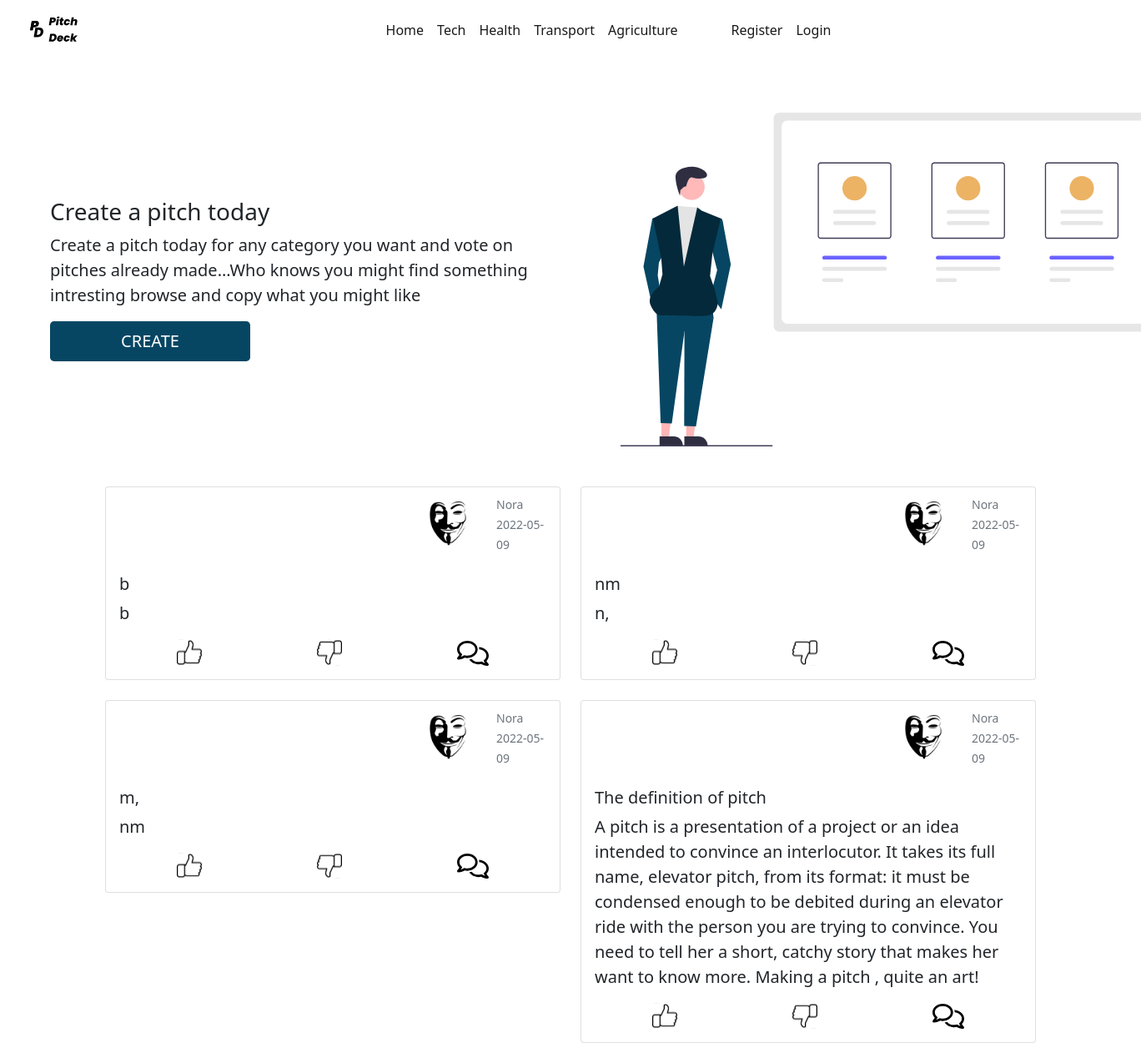
The page / on the database its author committed.
### app/models.py (models this page shows, shortened)
class Pitch(db.Model):
    id = db.Column(db.Integer, primary_key=True)
    title = db.Column(db.String, nullable=False)
    content = db.Column(db.String, nullable=False)
    date_created = db.Column(db.Date, nullable=False, default=datetime.utcnow)
    user_id = db.Column(db.Integer, db.ForeignKey('user.id'), nullable=False)

class User(db.Model, UserMixin):
    id = db.Column(db.Integer, primary_key=True)
    username = db.Column(db.String, nullable=False, unique=True)
    email = db.Column(db.String, nullable=False, unique=True)
    password = db.Column(db.String, nullable=False)
    profile = db.Column(db.String, nullable=False, default='anon.png')
    pitches = db.relationship('Pitch', backref='author', lazy=True)

### app/routes.py (the view)
@app.route('/')
def home():
    pitches = Pitch.query.all()
    return render_template('index.html',pitches=pitches)

### app/templates/index.html (shortened to what this page needs)
{% extends 'layout.html' %}
{% block body %}
    <div class="container-fluid mt-3">
        <div class="row">
            <div class="col-md-6  mx-auto mt-auto mb-auto px-5 ">
                <p class="h3">
                    Create a pitch today
                </p>
                <p class="lead">
                    Create a pitch today for any category you want and vote on pitches already made...Who knows you might find
                    something intresting browse and copy what you might like
                </p>
                <a href="{{url_for('create')}}" class="btn btn-lg btn-outline">CREATE</a>
            </div>
            <div class="col-md-6">
                <img src="{{url_for('static',filename='/assets/img.svg')}}" class="img-responsive f-img m-5" alt="">
            </div>
        </div>
    </div>
    <div class="container">
      <div class="row row-cols-1 row-cols-md-2 g-4">
    {% for pitch in pitches %}
        <div class="col ">
          <div class="card">
              <div class="row  p-2">
                  <div class="col-md-8"></div>
                <div class="col-md-2">
                    <img src="{{url_for('static', filename='/profiles/'+pitch.author.profile)}}" class="img-thumbnail img-fluid border border-white" alt="Profile picture" >
                </div>
                <div class="col-md-2 mx-auto mt-auto mb-auto text-muted">
                    <small>{{pitch.author.username}}</small>
                    <br>
                    <small>{{pitch.date_created}}</small>
                </div>
              </div>
            <div class="card-body">
              <h5 class="card-title">{{pitch.title}}</h5>
              <p class="card-text lead">{{pitch.content}}</p>
              <div class="d-flex justify-content-around">
                <img src="{{url_for('static',filename='/assets/like.svg')}}" alt="">
                <img src="{{url_for('static',filename='/assets/unlike.svg')}}"  alt="">
                <a  data-bs-toggle="collapse" href="#comments{{pitch.id}}" class="lead text-decoration-none">
                  <img src="{{url_for('static',filename='/assets/comment.svg')}}" height="30" alt="">
                </a>
              </div>
            </div>
          </div>
        </div>
      {% endfor %}
</div>
{% endblock %}

### app/templates/layout.html (shortened to what this page needs)
<!DOCTYPE html>
<html lang="en">
<head>
    <link rel="stylesheet" href='{{url_for('static',filename='main.css')}}'>
    <link href="https://cdn.jsdelivr.net/npm/bootstrap@5.1.3/dist/css/bootstrap.min.css"
    rel="stylesheet"
>
</head>
<body>
    <div class="container-fluid">
        <div class="container-fluid">
            <nav class="navbar navbar-expand-lg navbar-light bg-transparent">
              <div class="container-fluid">
                <a class="navbar-brand"  href="{{url_for('home')}}">
                  <img src= "{{url_for('static',filename='/assets/logo.svg')}}" alt="logo" width="75" height="45" >
                </a>
                <div class="collapse navbar-collapse justify-content-evenly " id="navbarNav">
                  <ul class="navbar-nav">
                    <li class="nav-item">
                      <a class="nav-link active" aria-current="page" href="{{url_for('home')}}">Home</a>
                    </li>
                    <li class="nav-item">
                      <a class="nav-link active" href="{{url_for('home')}}">Tech</a>
                    </li>
                    <li class="nav-item">
                      <a class="nav-link active" href="{{url_for('home')}}">Health</a>
                    </li>
                    <li class="nav-item">
                      <a class="nav-link active" href="{{url_for('home')}}">Transport</a>
                    </li>
                    <li class="nav-item me-5">
                      <a class="nav-link active" href="{{url_for('home')}}">Agriculture</a>
                      {% if current_user.is_authenticated %}
                      <li class="nav-item">
                        <a class="nav-link active " href="{{url_for('create')}}">Create</a>
                      <li class="nav-item">
                      <a class="nav-link active " href="{{url_for('account')}}">Account</a>
                      <li class="nav-item">
                      <a class="nav-link active" href="{{url_for('logout')}}">Logout</a>
                    </li>
                      {%else%}
                      {%if request.url_rule.endpoint != 'register' %}
                      <li class="nav-item">
                        <a class="nav-link active" href="{{url_for('register')}}">Register</a>
                      </li>
                      {% endif %}
                      {%if request.url_rule.endpoint != 'login'%}
                      <li class="nav-item">
                        <a class="nav-link active" href="{{url_for('login')}}">Login</a>
                      </li>
                      {%endif%}
                      {% endif %}
                </div>
              </div>
            </nav>
        </div>
        {% block body %}
        {% endblock %}
    </div>
</body>
</html>

### app/static/main.css (style rules this page uses)
.f-img { height: 50vh }
.btn { background-color: #064663 !important; box-shadow: none; background-color: transparent; height: 3rem; width: 15rem; box-shadow: none; outline: none; color: #fff!important; }

### rows shown on the page
Pitch: profile (picture), author.username "Nora", date_created "2022-05-09", title "b", content "b"
Pitch: profile (picture), author.username "Nora", date_created "2022-05-09", title "nm", content "n,"
Pitch: profile (picture), author.username "Nora", date_created "2022-05-09", title "m,", content "nm"
Pitch: profile (picture), author.username "Nora", date_created "2022-05-09", title "The definition of pitch", content "A pitch is a presentation of a project or an idea intended to convince an interlocutor. It takes its full name, elevator pitch, from its format: it must be condensed enough to be debited during an elevator ride with the person you are trying to convince. You need to tell her a short, catchy story that makes her want to know more. Making a pitch , quite an art!"
